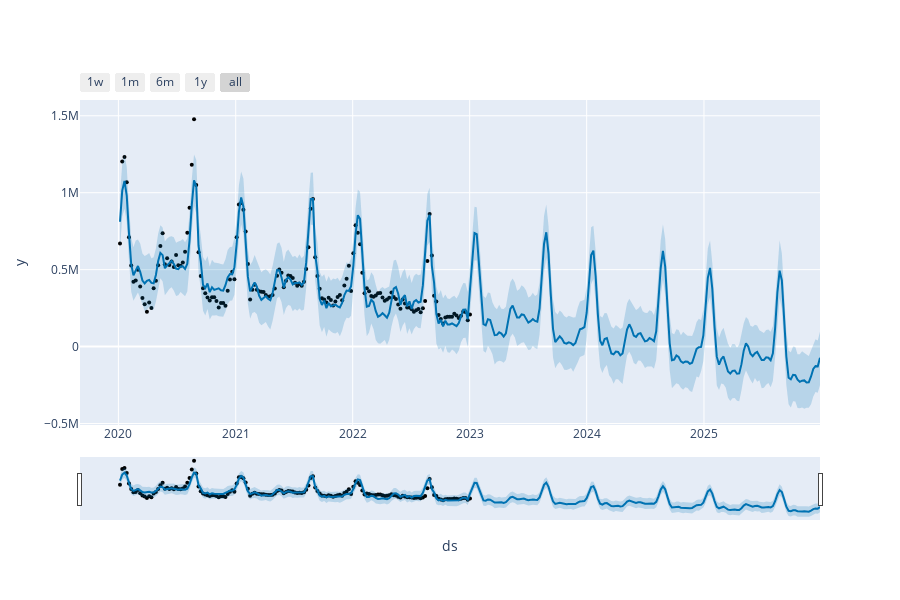

Notebook source saved alongside this figure:
### Code cell
from prophet.plot import plot_plotly
plot_plotly(new_model, predict)

### Figure 1 — Plotly figure (JSON) as saved in the notebook; plotly's stock layout.template omitted (floating-point values rounded to 4 significant figures; data arrays with more than 128 entries replaced by an {"elided": "..."} marker saying what was removed)
{"data": [{"marker": {"color": "black", "size": 4}, "mode": "markers", "name": "Actual", "type": "scatter", "x": {"elided": "157 str values"}, "y": {"elided": "157 float values"}}, {"hoverinfo": "skip", "line": {"width": 0}, "mode": "lines", "type": "scatter", "x": {"elided": "313 str values"}, "y": {"elided": "313 float values"}}, {"fill": "tonexty", "fillcolor": "rgba(0, 114, 178, 0.2)", "line": {"color": "#0072B2", "width": 2}, "mode": "lines", "name": "Predicted", "type": "scatter", "x": {"elided": "313 str values"}, "y": {"elided": "313 float values"}}, {"fill": "tonexty", "fillcolor": "rgba(0, 114, 178, 0.2)", "hoverinfo": "skip", "line": {"width": 0}, "mode": "lines", "type": "scatter", "x": {"elided": "313 str values"}, "y": {"elided": "313 float values"}}], "layout": {"height": 600, "showlegend": false, "width": 900, "xaxis": {"rangeselector": {"buttons": [{"count": 7, "label": "1w", "step": "day", "stepmode": "backward"}, {"count": 1, "label": "1m", "step": "month", "stepmode": "backward"}, {"count": 6, "label": "6m", "step": "month", "stepmode": "backward"}, {"count": 1, "label": "1y", "step": "year", "stepmode": "backward"}, {"step": "all"}]}, "rangeslider": {"visible": true}, "title": {"text": "ds"}, "type": "date"}, "yaxis": {"title": {"text": "y"}}}}
